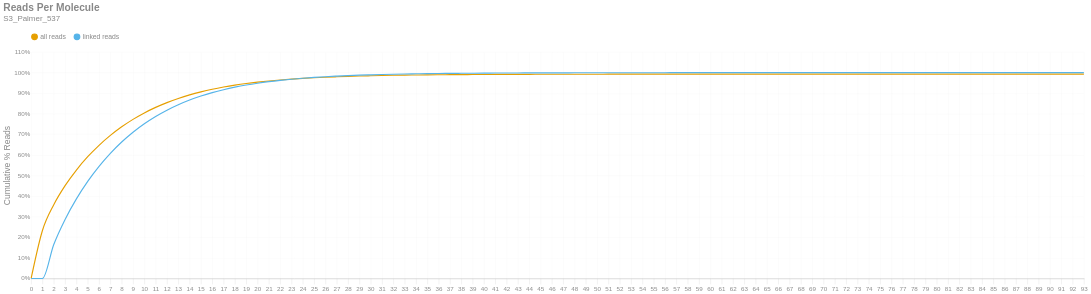

The cell this chart's notebook holds for it:
### Markdown cell above
### Reads per Molecule
This chart shows the cumulative distribution of the number of reads per linked molecule. That is, how many alignments are associated with a unique molecule. This excludes the number of reads associated with invalid or absent linked-read barcodes. The `linked` histogram is the percentages recalculated when disregarding singletons.

### Code cell
if SKIPLR:
    print_html(f"Skipped")
else:
    counts = np.bincount(valids['reads'].cast(pl.Int64).to_numpy())
    weighted = counts * np.arange(len(counts))
    all_perc = weighted / n_reads
    linked_perc = weighted / n_linked_reads
    linked_perc[1] = 0
    binned_df = pl.DataFrame({
        'readsper': list(range(len(counts))),
        'all reads (cumsum)': np.cumsum(all_perc).tolist(),
        'linked reads (cumsum)': np.cumsum(linked_perc).tolist(),
    })

    with SafeRender(binned_df):
        (
            density_plot(binned_df, 'Reads Per Molecule', samplename, 'readspmol')
            .encode(
                x=alt.X('readsper:O', title=None).axis(labelAngle=0).scale(padding=0),
                y=alt.Y('value:Q', title='Cumulative % Reads').axis(format='%').stack(False),
                color=alt.Color("key:N").scale(domain=["all reads", "linked reads"]),
                tooltip=[
                    alt.Tooltip("key:N", title="Data Type"),
                    alt.Tooltip("readsper:O", title="Reads Per Molecule"),
                    alt.Tooltip("value:Q", format=".2%", title="% Reads (Cum.)")
                ]            
            )
        ).display()

### Figure 1 — Vega-Lite specification as saved in the notebook (floating-point values rounded to 4 significant figures)
{"width": "container", "height": 400, "config": {"title": {"anchor": "start", "dy": -15, "fontSize": 18, "color": "#888888", "subtitleColor": "#888888", "subtitleFontSize": 14}, "arc": {"fill": "#0072B2"}, "axis": {"domainColor": "#888888", "domainWidth": 0.5, "gridWidth": 0.2, "grid": false, "titleFontWeight": 400, "titleFontSize": 15, "labelFontSize": 11, "labelColor": "#888888", "tickColor": "#888888", "tickWidth": 0.2, "titleColor": "#888888"}, "axisBand": {"grid": false}, "axisX": {"grid": true, "tickSize": 10, "domainCap": "round"}, "axisY": {"domain": false, "grid": true, "tickSize": 0, "domainCap": "round"}, "background": "transparent", "header": {"labelFontSize": 15, "labelColor": "#888888", "titleFontSize": 15, "titleFontWeight": 600, "titleColor": "#888888"}, "legend": {"labelFont": "sans-serif", "labelFontSize": 12, "labelColor": "#888888", "symbolSize": 100, "symbolType": "circle", "titleFontSize": 12, "titlePadding": 10, "titleColor": "#888888", "title": null, "orient": "top"}, "range": {"category": ["#E69F00", "#56B4E9", "#009E73", "#F0E442", "#0072B2", "#D55E00", "#CC79A7", "#000000"], "diverging": ["#cfe8f3", "#a2d4ec", "#73bfe2", "#46abdb", "#1696d2", "#12719e"]}, "area": {"fill": "#0072B2", "fillOpacity": 0.7, "line": true, "strokeOpacity": 0.7}, "line": {"color": "#0072B2", "stroke": "#0072B2", "strokeWidth": 2}, "trail": {"color": "#0072B2", "stroke": "#0072B2", "strokeWidth": 0, "size": 1}, "point": {"filled": true, "fillOpacity": 1.0, "size": 95}, "text": {"color": "#888888", "fontSize": 11, "align": "right", "fontWeight": 400, "size": 11}, "bar": {"fill": "#0072B2", "stroke": null}, "view": {"stroke": null, "continuousWidth": 660, "continuousHeight": 400}}, "data": {"name": "data-227640363428183965ff8c6a3dd20575"}, "mark": {"type": "line", "interpolate": "monotone", "point": {"opacity": 0, "size": 275}}, "encoding": {"color": {"field": "key", "scale": {"domain": ["all reads", "linked reads"]}, "type": "nominal"}, "tooltip": [{"field": "key", "title": "Data Type", "type": "nominal"}, {"field": "readsper", "title": "Reads Per Molecule", "type": "ordinal"}, {"field": "value", "format": ".2%", "title": "% Reads (Cum.)", "type": "quantitative"}], "x": {"axis": {"labelAngle": 0}, "field": "readsper", "scale": {"padding": 0}, "title": null, "type": "ordinal"}, "y": {"axis": {"format": "%"}, "field": "value", "stack": false, "title": "Cumulative % Reads", "type": "quantitative"}}, "params": [{"name": "param_c36ac31b6afebe62", "select": {"type": "point", "fields": ["key"]}, "bind": "legend"}], "title": {"text": "Reads Per Molecule", "subtitle": "S3_Palmer_537"}, "transform": [{"fold": ["all reads (cumsum)", "linked reads (cumsum)"]}, {"calculate": "replace(datum.key, ' (cumsum)', '')", "as": "key"}, {"filter": {"param": "param_c36ac31b6afebe62"}}], "usermeta": {"embedOptions": {"downloadFileName": "S3_Palmer_537.readspmol"}}, "$schema": "https://vega.github.io/schema/vega-lite/v6.1.0.json", "datasets": {"data-227640363428183965ff8c6a3dd20575": [{"readsper": 0, "all reads (cumsum)": 0.0, "linked reads (cumsum)": 0.0}, {"readsper": 1, "all reads (cumsum)": 0.2331, "linked reads (cumsum)": 0.0}, {"readsper": 2, "all reads (cumsum)": 0.3584, "linked reads (cumsum)": 0.1649}, {"readsper": 3, "all reads (cumsum)": 0.451, "linked reads (cumsum)": 0.2868}, {"readsper": 4, "all reads (cumsum)": 0.5268, "linked reads (cumsum)": 0.3866}, {"readsper": 5, "all reads (cumsum)": 0.5915, "linked reads (cumsum)": 0.4718}, {"readsper": 6, "all reads (cumsum)": 0.647, "linked reads (cumsum)": 0.5448}, {"readsper": 7, "all reads (cumsum)": 0.695, "linked reads (cumsum)": 0.6079}, {"readsper": 8, "all reads (cumsum)": 0.7368, "linked reads (cumsum)": 0.663}, {"readsper": 9, "all reads (cumsum)": 0.773, "linked reads (cumsum)": 0.7107}, {"readsper": 10, "all reads (cumsum)": 0.8043, "linked reads (cumsum)": 0.7519}, {"readsper": 11, "all reads (cumsum)": 0.8312, "linked reads (cumsum)": 0.7873}, {"readsper": 12, "all reads (cumsum)": 0.8545, "linked reads (cumsum)": 0.8178}, {"readsper": 13, "all reads (cumsum)": 0.8745, "linked reads (cumsum)": 0.8442}, {"readsper": 14, "all reads (cumsum)": 0.8918, "linked reads (cumsum)": 0.8671}, {"readsper": 15, "all reads (cumsum)": 0.9066, "linked reads (cumsum)": 0.8864}, {"readsper": 16, "all reads (cumsum)": 0.9192, "linked reads (cumsum)": 0.9031}, {"readsper": 17, "all reads (cumsum)": 0.93, "linked reads (cumsum)": 0.9172}, {"readsper": 18, "all reads (cumsum)": 0.9392, "linked reads (cumsum)": 0.9294}, {"readsper": 19, "all reads (cumsum)": 0.9472, "linked reads (cumsum)": 0.9399}, {"readsper": 20, "all reads (cumsum)": 0.954, "linked reads (cumsum)": 0.9488}, {"readsper": 21, "all reads (cumsum)": 0.9597, "linked reads (cumsum)": 0.9563}, {"readsper": 22, "all reads (cumsum)": 0.9646, "linked reads (cumsum)": 0.9628}, {"readsper": 23, "all reads (cumsum)": 0.9687, "linked reads (cumsum)": 0.9682}, {"readsper": 24, "all reads (cumsum)": 0.9723, "linked reads (cumsum)": 0.9729}, {"readsper": 25, "all reads (cumsum)": 0.9753, "linked reads (cumsum)": 0.9769}, {"readsper": 26, "all reads (cumsum)": 0.9779, "linked reads (cumsum)": 0.9803}, {"readsper": 27, "all reads (cumsum)": 0.98, "linked reads (cumsum)": 0.9831}, {"readsper": 28, "all reads (cumsum)": 0.9819, "linked reads (cumsum)": 0.9856}, {"readsper": 29, "all reads (cumsum)": 0.9836, "linked reads (cumsum)": 0.9878}, {"readsper": 30, "all reads (cumsum)": 0.9849, "linked reads (cumsum)": 0.9895}, {"readsper": 31, "all reads (cumsum)": 0.9861, "linked reads (cumsum)": 0.9911}, {"readsper": 32, "all reads (cumsum)": 0.9871, "linked reads (cumsum)": 0.9924}, {"readsper": 33, "all reads (cumsum)": 0.9879, "linked reads (cumsum)": 0.9935}, {"readsper": 34, "all reads (cumsum)": 0.9886, "linked reads (cumsum)": 0.9944}, {"readsper": 35, "all reads (cumsum)": 0.9893, "linked reads (cumsum)": 0.9953}, {"readsper": 36, "all reads (cumsum)": 0.9897, "linked reads (cumsum)": 0.9959}, {"readsper": 37, "all reads (cumsum)": 0.9901, "linked reads (cumsum)": 0.9964}, {"readsper": 38, "all reads (cumsum)": 0.9905, "linked reads (cumsum)": 0.9969}, {"readsper": 39, "all reads (cumsum)": 0.9908, "linked reads (cumsum)": 0.9973}, {"readsper": 40, "all reads (cumsum)": 0.9912, "linked reads (cumsum)": 0.9978}, {"readsper": 41, "all reads (cumsum)": 0.9914, "linked reads (cumsum)": 0.998}, {"readsper": 42, "all reads (cumsum)": 0.9916, "linked reads (cumsum)": 0.9984}, {"readsper": 43, "all reads (cumsum)": 0.9918, "linked reads (cumsum)": 0.9986}, {"readsper": 44, "all reads (cumsum)": 0.9919, "linked reads (cumsum)": 0.9987}, {"readsper": 45, "all reads (cumsum)": 0.9921, "linked reads (cumsum)": 0.9989}, {"readsper": 46, "all reads (cumsum)": 0.9922, "linked reads (cumsum)": 0.9991}, {"readsper": 47, "all reads (cumsum)": 0.9922, "linked reads (cumsum)": 0.9992}, {"readsper": 48, "all reads (cumsum)": 0.9923, "linked reads (cumsum)": 0.9993}, {"readsper": 49, "all reads (cumsum)": 0.9924, "linked reads (cumsum)": 0.9994}, {"readsper": 50, "all reads (cumsum)": 0.9925, "linked reads (cumsum)": 0.9995}, {"readsper": 51, "all reads (cumsum)": 0.9926, "linked reads (cumsum)": 0.9996}, {"readsper": 52, "all reads (cumsum)": 0.9926, "linked reads (cumsum)": 0.9997}, {"readsper": 53, "all reads (cumsum)": 0.9926, "linked reads (cumsum)": 0.9997}, {"readsper": 54, "all reads (cumsum)": 0.9927, "linked reads (cumsum)": 0.9997}, {"readsper": 55, "all reads (cumsum)": 0.9927, "linked reads (cumsum)": 0.9998}, {"readsper": 56, "all reads (cumsum)": 0.9927, "linked reads (cumsum)": 0.9998}, {"readsper": 57, "all reads (cumsum)": 0.9927, "linked reads (cumsum)": 0.9998}, {"readsper": 58, "all reads (cumsum)": 0.9927, "linked reads (cumsum)": 0.9998}, {"readsper": 59, "all reads (cumsum)": 0.9928, "linked reads (cumsum)": 0.9999}, {"readsper": 60, "all reads (cumsum)": 0.9928, "linked reads (cumsum)": 0.9999}, {"readsper": 61, "all reads (cumsum)": 0.9928, "linked reads (cumsum)": 0.9999}, {"readsper": 62, "all reads (cumsum)": 0.9928, "linked reads (cumsum)": 0.9999}, {"readsper": 63, "all reads (cumsum)": 0.9928, "linked reads (cumsum)": 0.9999}, {"readsper": 64, "all reads (cumsum)": 0.9928, "linked reads (cumsum)": 0.9999}, {"readsper": 65, "all reads (cumsum)": 0.9928, "linked reads (cumsum)": 0.9999}, {"readsper": 66, "all reads (cumsum)": 0.9928, "linked reads (cumsum)": 0.9999}, {"readsper": 67, "all reads (cumsum)": 0.9928, "linked reads (cumsum)": 0.9999}, {"readsper": 68, "all reads (cumsum)": 0.9928, "linked reads (cumsum)": 1.0}, {"readsper": 69, "all reads (cumsum)": 0.9928, "linked reads (cumsum)": 1.0}, {"readsper": 70, "all reads (cumsum)": 0.9928, "linked reads (cumsum)": 1.0}, {"readsper": 71, "all reads (cumsum)": 0.9928, "linked reads (cumsum)": 1.0}, {"readsper": 72, "all reads (cumsum)": 0.9928, "linked reads (cumsum)": 1.0}, {"readsper": 73, "all reads (cumsum)": 0.9928, "linked reads (cumsum)": 1.0}, {"readsper": 74, "all reads (cumsum)": 0.9928, "linked reads (cumsum)": 1.0}, {"readsper": 75, "all reads (cumsum)": 0.9928, "linked reads (cumsum)": 1.0}, {"readsper": 76, "all reads (cumsum)": 0.9928, "linked reads (cumsum)": 1.0}, {"readsper": 77, "all reads (cumsum)": 0.9928, "linked reads (cumsum)": 1.0}, {"readsper": 78, "all reads (cumsum)": 0.9928, "linked reads (cumsum)": 1.0}, {"readsper": 79, "all reads (cumsum)": 0.9929, "linked reads (cumsum)": 1.0}, {"readsper": 80, "all reads (cumsum)": 0.9929, "linked reads (cumsum)": 1.0}, {"readsper": 81, "all reads (cumsum)": 0.9929, "linked reads (cumsum)": 1.0}, {"readsper": 82, "all reads (cumsum)": 0.9929, "linked reads (cumsum)": 1.0}, {"readsper": 83, "all reads (cumsum)": 0.9929, "linked reads (cumsum)": 1.0}, {"readsper": 84, "all reads (cumsum)": 0.9929, "linked reads (cumsum)": 1.0}, {"readsper": 85, "all reads (cumsum)": 0.9929, "linked reads (cumsum)": 1.0}, {"readsper": 86, "all reads (cumsum)": 0.9929, "linked reads (cumsum)": 1.0}, {"readsper": 87, "all reads (cumsum)": 0.9929, "linked reads (cumsum)": 1.0}, {"readsper": 88, "all reads (cumsum)": 0.9929, "linked reads (cumsum)": 1.0}, {"readsper": 89, "all reads (cumsum)": 0.9929, "linked reads (cumsum)": 1.0}, {"readsper": 90, "all reads (cumsum)": 0.9929, "linked reads (cumsum)": 1.0}, {"readsper": 91, "all reads (cumsum)": 0.9929, "linked reads (cumsum)": 1.0}, {"readsper": 92, "all reads (cumsum)": 0.9929, "linked reads (cumsum)": 1.0}, {"readsper": 93, "all reads (cumsum)": 0.9929, "linked reads (cumsum)": 1.0}]}}
